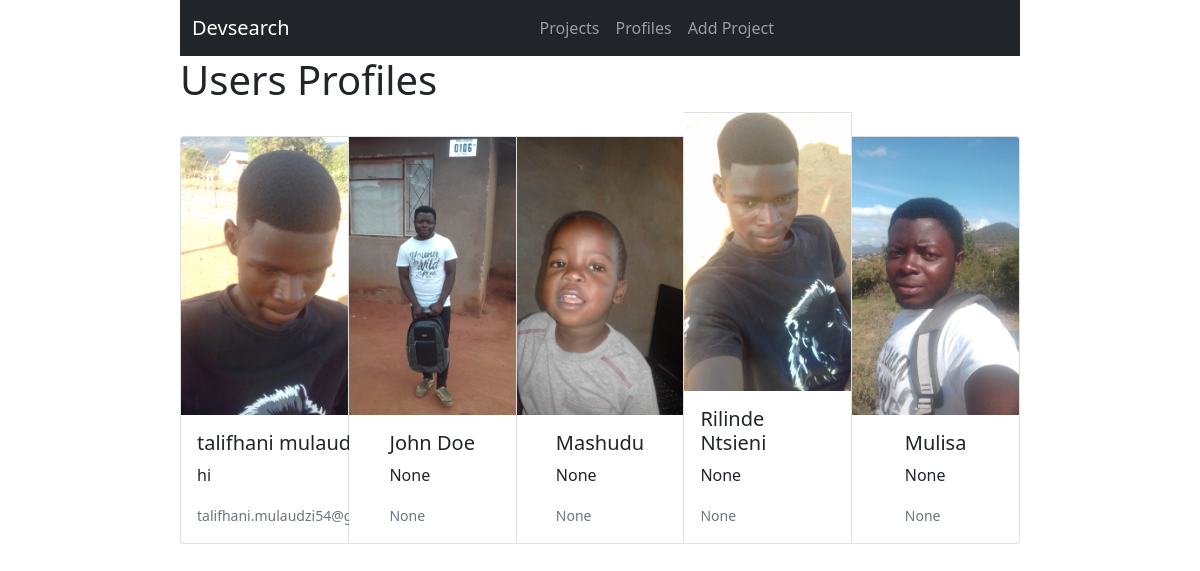
Before: /users/ with the older database file.
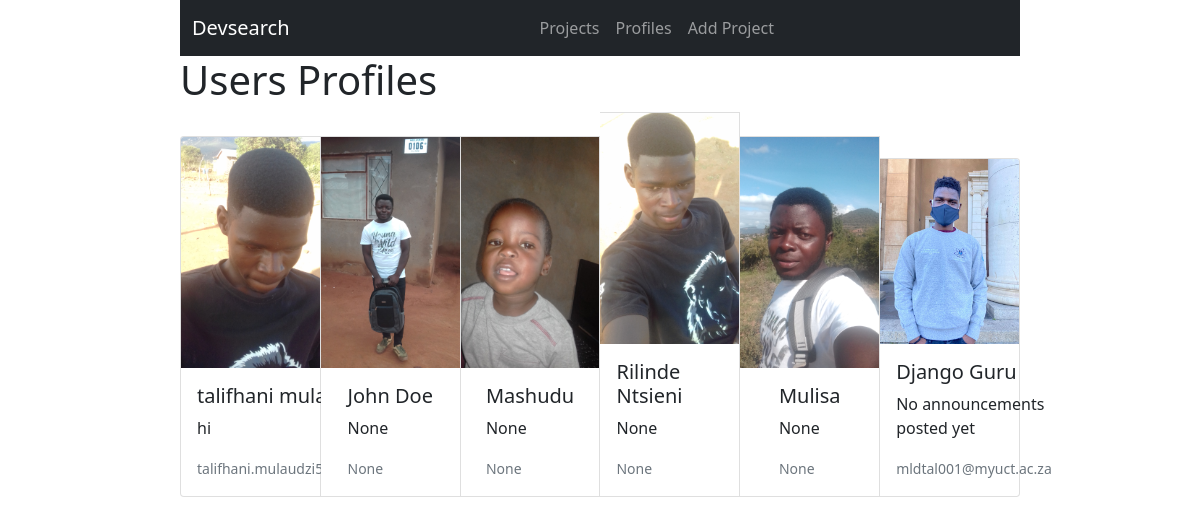
After: the same page with the newer database file.
### users/models.py (models this page shows, shortened)
class Profile(models.Model):
    id = models.UUIDField(default=uuid.uuid4, editable=False, null=False, blank=False, primary_key=True)
    user = models.OneToOneField(User, on_delete=models.SET_NULL, null=True, blank=True)
    name = models.CharField(max_length=200, null=True, blank=True)
    email = models.EmailField(max_length=500, null=True, blank=True)
    short_intro = models.CharField(max_length=200, null=True, blank=True)
    bio = models.TextField(null=True, blank=True)
    profile_image = models.ImageField(null=True, blank=True, upload_to='static/images/profiles/')

### users/views.py (the view)
# urls.py: path('', views.profiles, name='profiles'),
def profiles(request):
    profiles = Profile.objects.all()
    context = {'profiles':profiles}
    return render(request, 'users/profiles.html', context)

### users/templates/users/profiles.html (shortened to what this page needs)
<!DOCTYPE html>
{% extends 'home.html' %} {% load static %}
    {% block cont %}
    <h1>Users Profiles</h1>
    <div class="card-group">
      {% for profile in profiles %}
      <div class="card" style="width: 18rem">
        <img src="{{profile.profile_image.url}}" class="card-img-top" alt="" />
        <div class="card-body">
          <h5 class="card-title">{{profile.name}}</h5>
          <p class="card-text">{{profile.short_intro}}</p>
          <p class="card-text">
            <small class="text-muted">{{profile.email}}</small>
          </p>
        </div>
      </div>
      {% endfor %}
    </div>
    {% endblock %}

### templates/home.html (shortened to what this page needs)
<!DOCTYPE html>
{% load static %}
<html lang="en">
  <head>
    <link
      href="https://cdn.jsdelivr.net/npm/bootstrap@5.1.3/dist/css/bootstrap.min.css"
      rel="stylesheet"
    />
    <link rel="stylesheet" href="{% static 'css/style.css' %}" />
  </head>
  <body>
    <nav class="navbar navbar-expand-lg navbar-dark bg-dark">
      <div class="container-fluid">
        <a class="navbar-brand" href="#">Devsearch</a>
        <div class="collapse navbar-collapse" id="navbarTogglerDemo03">
          <ul class="navbar-nav me-auto mb-2 mb-lg-0">
            <li class="nav-item">
              <a class="nav-link" href="{% url 'projects' %}">Projects</a>
            </li>
            <li class="nav-item">
              <a class="nav-link" href="{% url 'profiles' %}">Profiles</a>
            </li>
            <li class="nav-item">
              <a
                class="nav-link"
                aria-current="page"
                href="{% url 'add-project' %}"
                >Add Project</a
              >
            </li>
          </ul>
        </div>
      </div>
    </nav>
    {% block cont %} {% endblock %}
  </body>
</html>

### static/css/style.css (style rules this page uses)
:root { width: 70%; max-width: 1100px; }
* { margin: 0; box-sizing: border-box; margin: auto; }

Changed rows visible on the page:
added Profile: profile_image (picture), name "Django Guru", short_intro "No announcements posted yet", email "mldtal001@myuct.ac.za"
